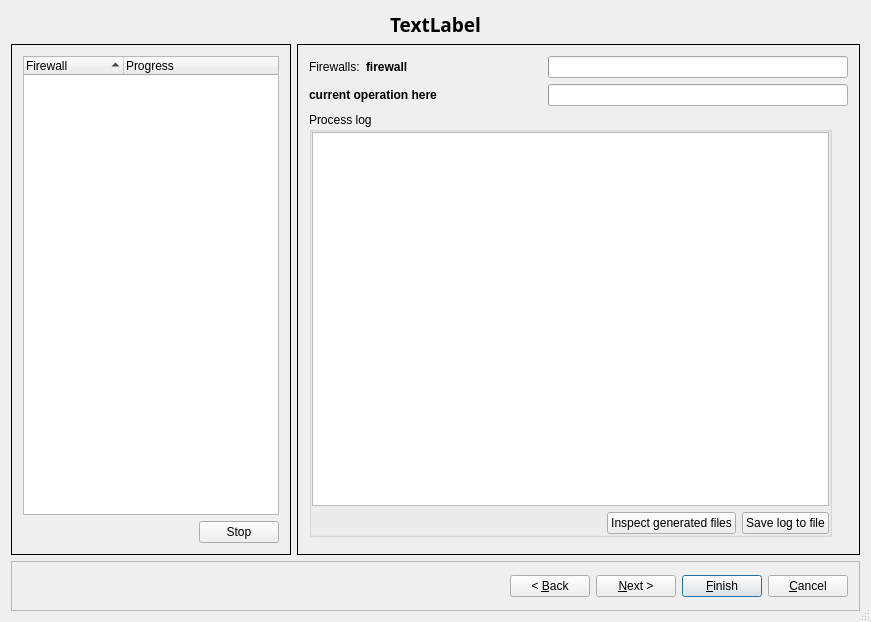
<?xml version="1.0" encoding="UTF-8"?>
<ui version="4.0">
 <class>instDialog_q</class>
 <widget class="QDialog" name="instDialog_q">
  <property name="geometry">
   <rect>
    <x>0</x>
    <y>0</y>
    <width>871</width>
    <height>622</height>
   </rect>
  </property>
  <property name="sizePolicy">
   <sizepolicy hsizetype="Preferred" vsizetype="Preferred">
    <horstretch>0</horstretch>
    <verstretch>0</verstretch>
   </sizepolicy>
  </property>
  <property name="sizeGripEnabled">
   <bool>true</bool>
  </property>
  <layout class="QGridLayout" name="gridLayout_2">
   <item row="0" column="0">
    <widget class="QLabel" name="titleLabel">
     <property name="sizePolicy">
      <sizepolicy hsizetype="MinimumExpanding" vsizetype="Fixed">
       <horstretch>0</horstretch>
       <verstretch>0</verstretch>
      </sizepolicy>
     </property>
     <property name="minimumSize">
      <size>
       <width>0</width>
       <height>25</height>
      </size>
     </property>
     <property name="font">
      <font>
       <family>Sans Serif</family>
       <pointsize>14</pointsize>
       <italic>false</italic>
       <bold>true</bold>
      </font>
     </property>
     <property name="text">
      <string>TextLabel</string>
     </property>
     <property name="alignment">
      <set>Qt::AlignmentFlag::AlignCenter</set>
     </property>
    </widget>
   </item>
   <item row="1" column="0">
    <widget class="QStackedWidget" name="stackedWidget">
     <property name="sizePolicy">
      <sizepolicy hsizetype="Expanding" vsizetype="MinimumExpanding">
       <horstretch>0</horstretch>
       <verstretch>0</verstretch>
      </sizepolicy>
     </property>
     <property name="currentIndex">
      <number>1</number>
     </property>
     <widget class="QWidget" name="select_firewalls_page">
      <property name="sizePolicy">
       <sizepolicy hsizetype="MinimumExpanding" vsizetype="MinimumExpanding">
        <horstretch>0</horstretch>
        <verstretch>0</verstretch>
       </sizepolicy>
      </property>
      <property name="layoutDirection">
       <enum>Qt::LayoutDirection::LeftToRight</enum>
      </property>
      <layout class="QGridLayout" name="gridLayout_5">
       <item row="0" column="0">
        <layout class="QVBoxLayout" name="verticalLayout">
         <item>
          <widget class="QFrame" name="frame10">
           <property name="sizePolicy">
            <sizepolicy hsizetype="MinimumExpanding" vsizetype="Preferred">
             <horstretch>0</horstretch>
             <verstretch>0</verstretch>
            </sizepolicy>
           </property>
           <property name="frameShape">
            <enum>QFrame::Shape::Box</enum>
           </property>
           <property name="frameShadow">
            <enum>QFrame::Shadow::Plain</enum>
           </property>
           <layout class="QHBoxLayout">
            <property name="margin" stdset="0">
             <number>11</number>
            </property>
            <item>
             <widget class="QLabel" name="selectInfoLabel">
              <property name="text">
               <string>&lt;p align=&quot;center&quot;&gt;&lt;b&gt;&lt;font size=&quot;+2&quot;&gt;Select firewalls to compile and install.&lt;/font&gt;&lt;/b&gt;&lt;/p&gt;</string>
              </property>
              <property name="wordWrap">
               <bool>false</bool>
              </property>
             </widget>
            </item>
           </layout>
          </widget>
         </item>
         <item>
          <widget class="QFrame" name="warning_space">
           <property name="enabled">
            <bool>true</bool>
           </property>
           <property name="sizePolicy">
            <sizepolicy hsizetype="MinimumExpanding" vsizetype="Preferred">
             <horstretch>0</horstretch>
             <verstretch>0</verstretch>
            </sizepolicy>
           </property>
           <property name="frameShape">
            <enum>QFrame::Shape::Box</enum>
           </property>
           <property name="frameShadow">
            <enum>QFrame::Shadow::Plain</enum>
           </property>
           <layout class="QGridLayout" name="gridLayout_6">
            <item row="0" column="0">
             <widget class="QLabel" name="warning_message_1">
              <property name="text">
               <string>warning text goes here</string>
              </property>
              <property name="wordWrap">
               <bool>true</bool>
              </property>
             </widget>
            </item>
            <item row="1" column="0">
             <widget class="QLabel" name="warning_message_2">
              <property name="text">
               <string>warning text goes here</string>
              </property>
              <property name="wordWrap">
               <bool>true</bool>
              </property>
             </widget>
            </item>
           </layout>
          </widget>
         </item>
         <item>
          <widget class="QFrame" name="frame12">
           <property name="sizePolicy">
            <sizepolicy hsizetype="MinimumExpanding" vsizetype="MinimumExpanding">
             <horstretch>0</horstretch>
             <verstretch>0</verstretch>
            </sizepolicy>
           </property>
           <property name="frameShape">
            <enum>QFrame::Shape::Box</enum>
           </property>
           <property name="frameShadow">
            <enum>QFrame::Shadow::Plain</enum>
           </property>
           <layout class="QGridLayout" name="gridLayout">
            <item row="1" column="0">
             <widget class="QFrame" name="selectAllNoneFrame">
              <property name="frameShape">
               <enum>QFrame::Shape::Box</enum>
              </property>
              <property name="frameShadow">
               <enum>QFrame::Shadow::Plain</enum>
              </property>
              <layout class="QGridLayout">
               <property name="margin" stdset="0">
                <number>11</number>
               </property>
               <item row="0" column="2">
                <spacer>
                 <property name="orientation">
                  <enum>Qt::Orientation::Horizontal</enum>
                 </property>
                 <property name="sizeType">
                  <enum>QSizePolicy::Policy::Expanding</enum>
                 </property>
                 <property name="sizeHint" stdset="0">
                  <size>
                   <width>100</width>
                   <height>20</height>
                  </size>
                 </property>
                </spacer>
               </item>
               <item row="0" column="0">
                <widget class="QPushButton" name="pushButton16">
                 <property name="text">
                  <string>Select all</string>
                 </property>
                </widget>
               </item>
               <item row="0" column="1">
                <widget class="QPushButton" name="pushButton17">
                 <property name="text">
                  <string>Select none</string>
                 </property>
                </widget>
               </item>
              </layout>
             </widget>
            </item>
            <item row="0" column="0">
             <widget class="QTreeWidget" name="selectTable">
              <property name="alternatingRowColors">
               <bool>true</bool>
              </property>
              <property name="selectionMode">
               <enum>QAbstractItemView::SelectionMode::NoSelection</enum>
              </property>
              <column>
               <property name="text">
                <string>Firewall</string>
               </property>
              </column>
              <column>
               <property name="text">
                <string>Compile</string>
               </property>
              </column>
              <column>
               <property name="text">
                <string>Install</string>
               </property>
              </column>
              <column>
               <property name="text">
                <string>Last Modified</string>
               </property>
              </column>
              <column>
               <property name="text">
                <string>Last Compiled</string>
               </property>
              </column>
              <column>
               <property name="text">
                <string>Last Installed</string>
               </property>
              </column>
             </widget>
            </item>
           </layout>
          </widget>
         </item>
        </layout>
       </item>
      </layout>
     </widget>
     <widget class="QWidget" name="progress_page">
      <layout class="QHBoxLayout">
       <property name="margin" stdset="0">
        <number>0</number>
       </property>
       <item>
        <widget class="QFrame" name="firewallListFrame">
         <property name="frameShape">
          <enum>QFrame::Shape::Box</enum>
         </property>
         <property name="frameShadow">
          <enum>QFrame::Shadow::Plain</enum>
         </property>
         <layout class="QGridLayout">
          <property name="margin" stdset="0">
           <number>11</number>
          </property>
          <item row="2" column="1">
           <widget class="QPushButton" name="stopButton">
            <property name="text">
             <string>Stop</string>
            </property>
           </widget>
          </item>
          <item row="2" column="0">
           <spacer>
            <property name="orientation">
             <enum>Qt::Orientation::Horizontal</enum>
            </property>
            <property name="sizeType">
             <enum>QSizePolicy::Policy::Expanding</enum>
            </property>
            <property name="sizeHint" stdset="0">
             <size>
              <width>112</width>
              <height>20</height>
             </size>
            </property>
           </spacer>
          </item>
          <item row="0" column="0" rowspan="2" colspan="2">
           <widget class="QTreeWidget" name="fwWorkList">
            <property name="alternatingRowColors">
             <bool>true</bool>
            </property>
            <property name="itemsExpandable">
             <bool>false</bool>
            </property>
            <property name="sortingEnabled">
             <bool>true</bool>
            </property>
            <column>
             <property name="text">
              <string>Firewall</string>
             </property>
            </column>
            <column>
             <property name="text">
              <string>Progress</string>
             </property>
            </column>
           </widget>
          </item>
         </layout>
        </widget>
       </item>
       <item>
        <widget class="QFrame" name="logFrame">
         <property name="sizePolicy">
          <sizepolicy hsizetype="Expanding" vsizetype="Preferred">
           <horstretch>1</horstretch>
           <verstretch>0</verstretch>
          </sizepolicy>
         </property>
         <property name="frameShape">
          <enum>QFrame::Shape::Box</enum>
         </property>
         <property name="frameShadow">
          <enum>QFrame::Shadow::Plain</enum>
         </property>
         <layout class="QGridLayout" name="gridLayout_4">
          <item row="0" column="0">
           <layout class="QGridLayout" name="gridLayout_3">
            <item row="0" column="0">
             <widget class="QLabel" name="textLabel1">
              <property name="text">
               <string>Firewalls:</string>
              </property>
              <property name="wordWrap">
               <bool>false</bool>
              </property>
             </widget>
            </item>
            <item row="0" column="1">
             <widget class="QLabel" name="fwMCLabel">
              <property name="sizePolicy">
               <sizepolicy hsizetype="Expanding" vsizetype="Preferred">
                <horstretch>0</horstretch>
                <verstretch>0</verstretch>
               </sizepolicy>
              </property>
              <property name="font">
               <font>
                <bold>true</bold>
               </font>
              </property>
              <property name="text">
               <string>firewall</string>
              </property>
              <property name="wordWrap">
               <bool>false</bool>
              </property>
             </widget>
            </item>
            <item row="0" column="2">
             <widget class="QProgressBar" name="compFirewallProgress">
              <property name="minimumSize">
               <size>
                <width>300</width>
                <height>0</height>
               </size>
              </property>
              <property name="orientation">
               <enum>Qt::Orientation::Horizontal</enum>
              </property>
             </widget>
            </item>
            <item row="1" column="0" colspan="2">
             <widget class="QLabel" name="infoMCLabel">
              <property name="sizePolicy">
               <sizepolicy hsizetype="Expanding" vsizetype="Preferred">
                <horstretch>0</horstretch>
                <verstretch>0</verstretch>
               </sizepolicy>
              </property>
              <property name="font">
               <font>
                <bold>true</bold>
               </font>
              </property>
              <property name="text">
               <string>current operation here</string>
              </property>
              <property name="wordWrap">
               <bool>false</bool>
              </property>
             </widget>
            </item>
            <item row="1" column="2">
             <widget class="QProgressBar" name="compProgress">
              <property name="minimumSize">
               <size>
                <width>300</width>
                <height>0</height>
               </size>
              </property>
              <property name="orientation">
               <enum>Qt::Orientation::Horizontal</enum>
              </property>
             </widget>
            </item>
           </layout>
          </item>
          <item row="1" column="0">
           <layout class="QHBoxLayout">
            <item>
             <widget class="QGroupBox" name="detailMCframe">
              <property name="title">
               <string>Process log</string>
              </property>
              <layout class="QGridLayout">
               <property name="margin" stdset="0">
                <number>0</number>
               </property>
               <item row="1" column="0" colspan="3">
                <widget class="QTextBrowser" name="procLogDisplay">
                 <property name="openLinks">
                  <bool>false</bool>
                 </property>
                </widget>
               </item>
               <item row="2" column="0">
                <spacer>
                 <property name="orientation">
                  <enum>Qt::Orientation::Horizontal</enum>
                 </property>
                 <property name="sizeType">
                  <enum>QSizePolicy::Policy::Expanding</enum>
                 </property>
                 <property name="sizeHint" stdset="0">
                  <size>
                   <width>131</width>
                   <height>20</height>
                  </size>
                 </property>
                </spacer>
               </item>
               <item row="2" column="2">
                <widget class="QPushButton" name="saveMCLogButton">
                 <property name="text">
                  <string>Save log to file</string>
                 </property>
                </widget>
               </item>
               <item row="2" column="1">
                <widget class="QPushButton" name="inspectGeneratedFiles">
                 <property name="text">
                  <string>Inspect generated files</string>
                 </property>
                </widget>
               </item>
              </layout>
             </widget>
            </item>
            <item>
             <spacer>
              <property name="orientation">
               <enum>Qt::Orientation::Vertical</enum>
              </property>
              <property name="sizeType">
               <enum>QSizePolicy::Policy::Expanding</enum>
              </property>
              <property name="sizeHint" stdset="0">
               <size>
                <width>16</width>
                <height>210</height>
               </size>
              </property>
             </spacer>
            </item>
           </layout>
          </item>
          <item row="2" column="0">
           <widget class="QFrame" name="batchInstFlagFrame">
            <property name="sizePolicy">
             <sizepolicy hsizetype="MinimumExpanding" vsizetype="Preferred">
              <horstretch>0</horstretch>
              <verstretch>0</verstretch>
             </sizepolicy>
            </property>
            <property name="frameShape">
             <enum>QFrame::Shape::NoFrame</enum>
            </property>
            <property name="frameShadow">
             <enum>QFrame::Shadow::Plain</enum>
            </property>
            <layout class="QGridLayout" name="_2">
             <property name="margin" stdset="0">
              <number>0</number>
             </property>
            </layout>
           </widget>
          </item>
         </layout>
        </widget>
       </item>
      </layout>
     </widget>
    </widget>
   </item>
   <item row="2" column="0">
    <widget class="QFrame" name="frame">
     <property name="sizePolicy">
      <sizepolicy hsizetype="MinimumExpanding" vsizetype="Fixed">
       <horstretch>1</horstretch>
       <verstretch>0</verstretch>
      </sizepolicy>
     </property>
     <property name="minimumSize">
      <size>
       <width>400</width>
       <height>50</height>
      </size>
     </property>
     <property name="frameShape">
      <enum>QFrame::Shape::StyledPanel</enum>
     </property>
     <property name="frameShadow">
      <enum>QFrame::Shadow::Raised</enum>
     </property>
     <layout class="QHBoxLayout">
      <item>
       <spacer>
        <property name="orientation">
         <enum>Qt::Orientation::Horizontal</enum>
        </property>
        <property name="sizeHint" stdset="0">
         <size>
          <width>40</width>
          <height>20</height>
         </size>
        </property>
       </spacer>
      </item>
      <item>
       <widget class="QPushButton" name="backButton">
        <property name="text">
         <string>&lt; &amp;Back</string>
        </property>
        <property name="autoDefault">
         <bool>false</bool>
        </property>
       </widget>
      </item>
      <item>
       <widget class="QPushButton" name="nextButton">
        <property name="text">
         <string>&amp;Next &gt;</string>
        </property>
        <property name="autoDefault">
         <bool>true</bool>
        </property>
        <property name="default">
         <bool>true</bool>
        </property>
        <property name="flat">
         <bool>false</bool>
        </property>
       </widget>
      </item>
      <item>
       <widget class="QPushButton" name="finishButton">
        <property name="text">
         <string>&amp;Finish</string>
        </property>
        <property name="default">
         <bool>true</bool>
        </property>
        <property name="flat">
         <bool>false</bool>
        </property>
       </widget>
      </item>
      <item>
       <widget class="QPushButton" name="cancelButton">
        <property name="text">
         <string>&amp;Cancel</string>
        </property>
        <property name="autoDefault">
         <bool>false</bool>
        </property>
       </widget>
      </item>
     </layout>
    </widget>
   </item>
  </layout>
 </widget>
 <layoutdefault spacing="6" margin="11"/>
 <resources/>
 <connections>
  <connection>
   <sender>saveMCLogButton</sender>
   <signal>clicked(bool)</signal>
   <receiver>instDialog_q</receiver>
   <slot>saveLog()</slot>
   <hints>
    <hint type="sourcelabel">
     <x>630</x>
     <y>230</y>
    </hint>
    <hint type="destinationlabel">
     <x>20</x>
     <y>20</y>
    </hint>
   </hints>
  </connection>
  <connection>
   <sender>fwWorkList</sender>
   <signal>itemActivated(QTreeWidgetItem*, int)</signal>
   <receiver>instDialog_q</receiver>
   <slot>findFirewallInCompileLog(QTreeWidgetItem*)</slot>
   <hints>
    <hint type="sourcelabel">
     <x>40</x>
     <y>69</y>
    </hint>
    <hint type="destinationlabel">
     <x>20</x>
     <y>20</y>
    </hint>
   </hints>
  </connection>
  <connection>
   <sender>pushButton16</sender>
   <signal>clicked(bool)</signal>
   <receiver>instDialog_q</receiver>
   <slot>selectAllFirewalls()</slot>
   <hints>
    <hint type="sourcelabel">
     <x>43</x>
     <y>493</y>
    </hint>
    <hint type="destinationlabel">
     <x>20</x>
     <y>20</y>
    </hint>
   </hints>
  </connection>
  <connection>
   <sender>pushButton17</sender>
   <signal>clicked(bool)</signal>
   <receiver>instDialog_q</receiver>
   <slot>deselectAllFirewalls()</slot>
   <hints>
    <hint type="sourcelabel">
     <x>93</x>
     <y>493</y>
    </hint>
    <hint type="destinationlabel">
     <x>20</x>
     <y>20</y>
    </hint>
   </hints>
  </connection>
  <connection>
   <sender>selectTable</sender>
   <signal>itemChanged(QTreeWidgetItem*,int)</signal>
   <receiver>instDialog_q</receiver>
   <slot>tableItemChanged(QTreeWidgetItem*,int)</slot>
   <hints>
    <hint type="sourcelabel">
     <x>389</x>
     <y>319</y>
    </hint>
    <hint type="destinationlabel">
     <x>389</x>
     <y>288</y>
    </hint>
   </hints>
  </connection>
  <connection>
   <sender>procLogDisplay</sender>
   <signal>anchorClicked(QUrl)</signal>
   <receiver>instDialog_q</receiver>
   <slot>logItemClicked(QUrl)</slot>
   <hints>
    <hint type="sourcelabel">
     <x>706</x>
     <y>264</y>
    </hint>
    <hint type="destinationlabel">
     <x>778</x>
     <y>269</y>
    </hint>
   </hints>
  </connection>
  <connection>
   <sender>inspectGeneratedFiles</sender>
   <signal>clicked()</signal>
   <receiver>instDialog_q</receiver>
   <slot>inspectFiles()</slot>
   <hints>
    <hint type="sourcelabel">
     <x>638</x>
     <y>579</y>
    </hint>
    <hint type="destinationlabel">
     <x>463</x>
     <y>375</y>
    </hint>
   </hints>
  </connection>
 </connections>
 <slots>
  <slot>tableItemChanged(QTreeWidgetItem*,int)</slot>
  <slot>logItemClicked(QUrl)</slot>
  <slot>inspectFiles()</slot>
 </slots>
</ui>
